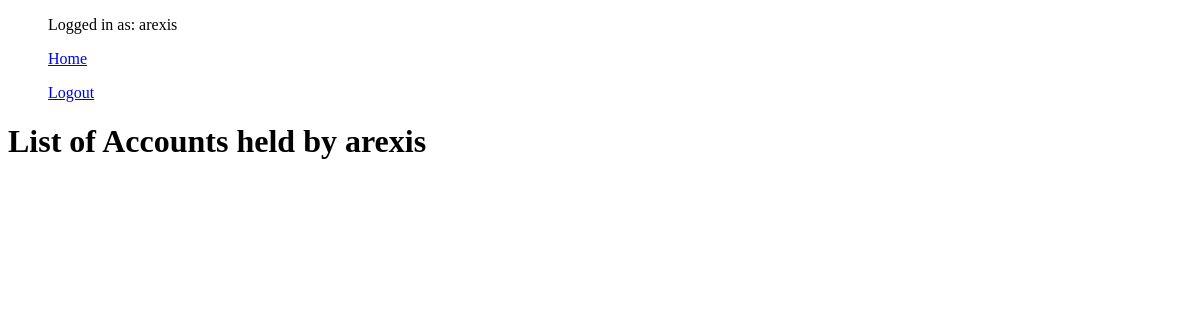
Page /bank_accounts/user_account_list (signed in) on the earlier database version.
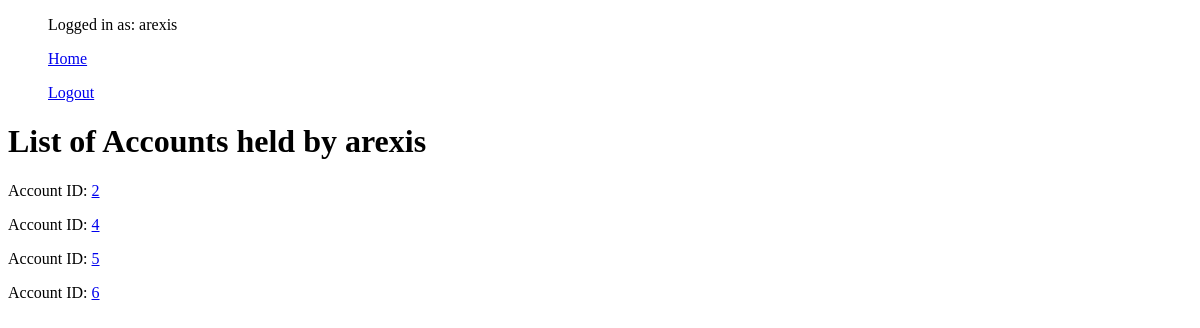
Same page on the later database version.
### bank_accounts/models.py (models this page shows, shortened)
class Account(models.Model):
    CHECKING = "Checking"
    SAVINGS = "Savings"
    TYPE_CHOICES = (
        (CHECKING, 'Checking'),  # Each inner tuple is of form: (value to be set in model, human readable name)
        (SAVINGS, 'Savings'),
    )
    UCU = 'UCU'
    CHASE = 'Chase'
    WELLS_FARGO = 'Wells Fargo'
    BANK_CHOICES = (
        (UCU, 'UCU'),
        (CHASE, 'Chase'),
        (WELLS_FARGO, 'Wells Fargo'),
    )
    type = models.CharField(max_length=200, default=None, choices=TYPE_CHOICES)
    creator = models.CharField(max_length=200, default=None)  # Account creator
    holder = models.ForeignKey(User, on_delete=models.SET_NULL, null=True, blank=True)  # Account holder is a site user
    balance = models.IntegerField(default=0)
    bank = models.CharField(max_length=200, default='UCU', null=True, choices=BANK_CHOICES)
    routing_number = models.IntegerField(null=True)

### bank_accounts/views.py (the view)
# urls.py: path('user_account_list', AccountListView.as_view(), name='account_list'),
class AccountListView(ListView):
    template_name = 'bank_accounts/account_list.html'
    model = Account
    context_object_name = 'account_list'
    def get_queryset(self):  # Get the list of model instances we can display
        return Account.objects.filter(holder=self.request.user)

### bank_accounts/templates/bank_accounts/account_list.html (shortened to what this page needs)
{% extends 'base.html' %}
{% block content %}
    <h1>List of Accounts held by {{ request.user.username }}</h1>
    {% for account in account_list %}
        <p>Account ID: <a href="{% url 'bank_accounts:account_detail' account.id %}">{{ account.id }}</a></p>
    {% endfor %}
{% endblock %}

### templates/base.html (shortened to what this page needs)
<!DOCTYPE html>
<html lang="en">
<head>
</head>
<body>
<ul class="sidebar-nav">
    {% if user.is_authenticated %}
        <p>Logged in as: {{ user.username }}</p>
    {% endif %}
    <p><a href="/bank_accounts">Home</a></p>
    {% if user.is_authenticated %}
        <p><a href="{% url 'logout' %}?next={{ request.path }}">Logout</a></p>
    {% else %}
        <p><a href="{% url 'login' %}?next={{ request.path }}">Login</a></p>
{% endif %}
</ul>
{% block content %}No content{% endblock %}
</body>
</html>

Differences in the rows shown:
now on this page (row edited): Account: id "2"
added Account: id "4"
added Account: id "5"
added Account: id "6"
